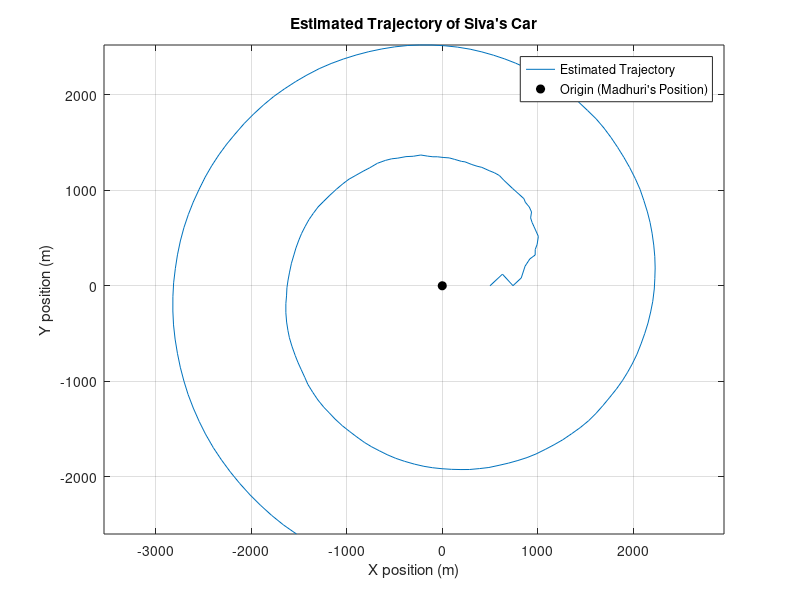
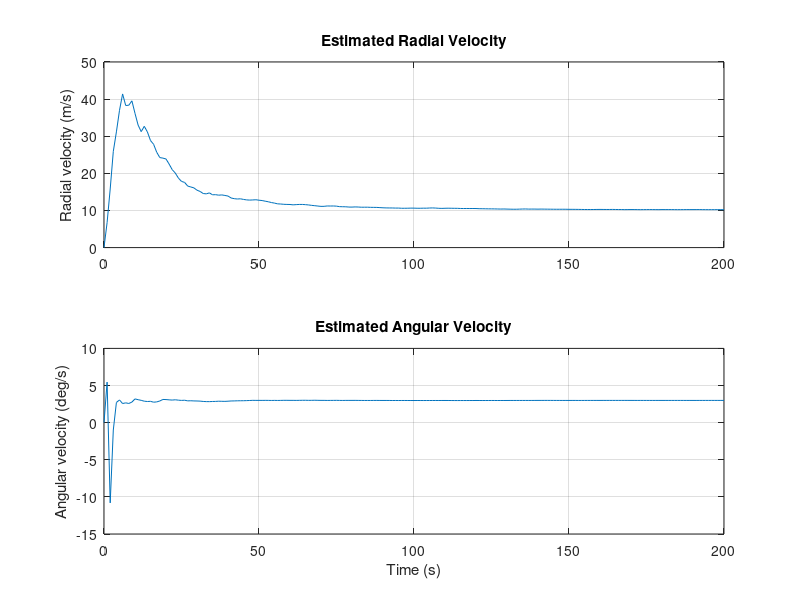
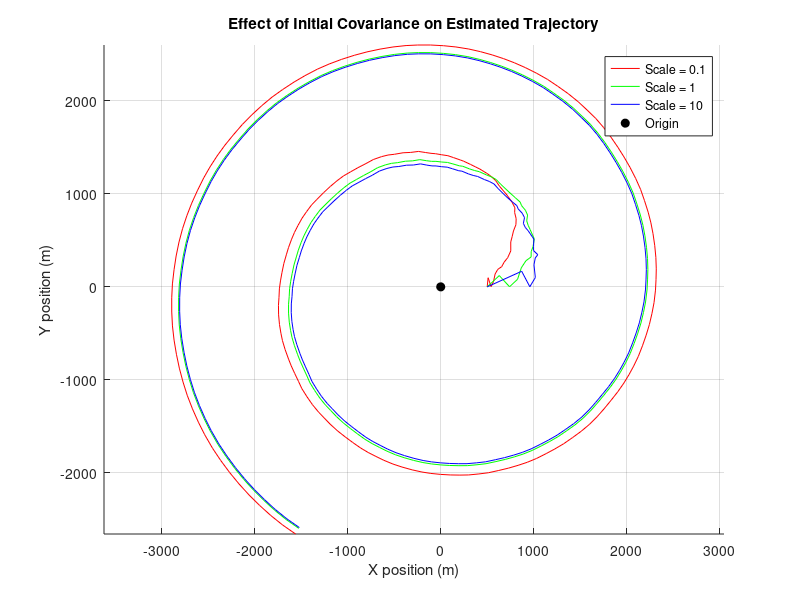
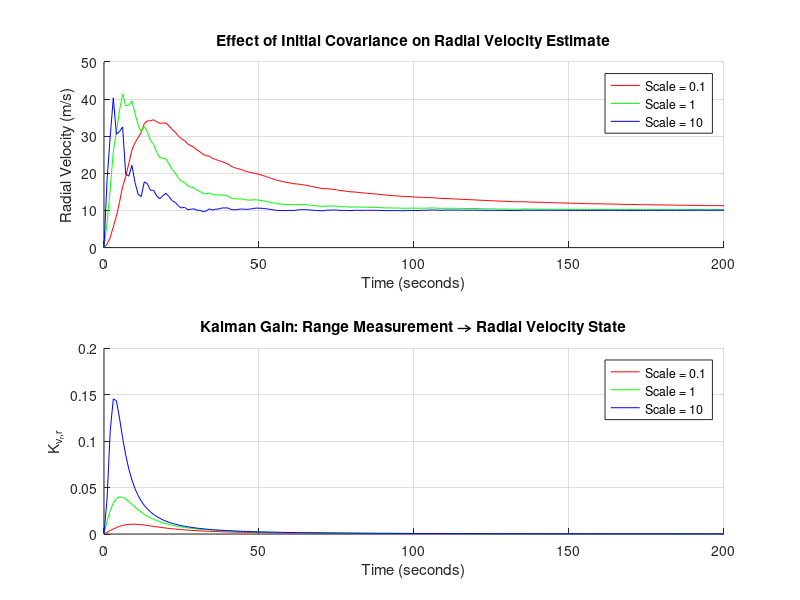

Recreate these plots in MATLAB, in order.
% Kalman Filter Implementation for tracking Siva's car
close all; clear all; clc;
load('range1.mat');
load('angle1.mat');
angle1_rad = deg2rad(angle1);
dt = 1;

% Initial state and covariance
x = [500; 0; 0; 0]; % [r; theta; vr; vtheta]
P = diag([1000, 10, 50, 10]);
Q_w = zeros(4, 4);

% Measurement noise covariance
angle_var_rad = (deg2rad(4))^2; 
Q_v = diag([2500, angle_var_rad]);

% State transition matrix
A = [1, 0, dt, 0;
     0, 1, 0, dt;
     0, 0, 1, 0;
     0, 0, 0, 1];

% Observation matrix
C = [1, 0, 0, 0;
     0, 1, 0, 0];

% Storage for results
x_history = zeros(4, length(range1));
x_history(:, 1) = x;

% Kalman filter loop
for n = 2:length(range1)
    % prediction 
    x_pred = A * x;
    P_pred = A * P * A' + Q_w;
    
    % update
    y = [range1(n); angle1_rad(n)];
    y_diff = y - C * x_pred;
    S = C * P_pred * C' + Q_v;
    K = P_pred * C' * inv(S);
    
    x = x_pred + K * y_diff;
    P = (eye(4) - K * C) * P_pred;
    
    % store results
    x_history(:, n) = x;
end

% Convert to Cartesian coordinates for plots
x_cart = x_history(1,:) .* cos(x_history(2,:));
y_cart = x_history(1,:) .* sin(x_history(2,:));

% Plot estimated trajectory
figure;
plot(x_cart, y_cart);
hold on;
plot(0, 0, 'ko', 'MarkerFaceColor', 'k');  % Origin (Madhuri's position)
xlabel('X position (m)');
ylabel('Y position (m)');
title('Estimated Trajectory of Siva''s Car');
legend('Estimated Trajectory', 'Origin (Madhuri''s Position)');
axis equal;
grid on;

% Plot estimated velocities
figure;
subplot(2,1,1);
plot(0:length(range1)-1, x_history(3,:));
ylabel('Radial velocity (m/s)');
title('Estimated Radial Velocity');
grid on;

subplot(2,1,2);
plot(0:length(range1)-1, rad2deg(x_history(4,:))); % Convert to deg/s 
ylabel('Angular velocity (deg/s)');
xlabel('Time (s)');
title('Estimated Angular Velocity');
grid on;

% effect of changing initial covariance
cov_scales = [0.1, 1, 10];
colors = {'r', 'g', 'b'};
labels = cell(length(cov_scales), 1);

figure;
hold on;
for i = 1:length(cov_scales)
    scale = cov_scales(i);
    P_init = diag([1000, 10, 50, 10]) * scale;

    % Reset state and initialize covariance with new scale
    x_alt = [500; 0; 0; 0];
    P_alt = P_init;

    % store alternative state history
    x_alt_history = zeros(4, length(range1));
    x_alt_history(:, 1) = x_alt;

    % Run Kalman filter with new covariance
    for n = 2:length(range1)
        % prediction
        x_pred = A * x_alt;
        P_pred = A * P_alt * A' + Q_w;

        % update
        y = [range1(n); angle1_rad(n)];
        y_diff = y - C * x_pred;

        S = C * P_pred * C' + Q_v;
        K = P_pred * C' / S;

        x_alt = x_pred + K * y_diff;
        P_alt = (eye(4) - K * C) * P_pred;

        % store results
        x_alt_history(:, n) = x_alt;
    end

    % Cartesian coordinates
    x_alt_cart = x_alt_history(1,:) .* cos(x_alt_history(2,:));
    y_alt_cart = x_alt_history(1,:) .* sin(x_alt_history(2,:));

    % Plot trajectory with different covariance scale
    plot(x_alt_cart, y_alt_cart, colors{i});
    labels{i} = ['Scale = ', num2str(scale)];
end

plot(0, 0, 'ko', 'MarkerFaceColor', 'k');  % Origin
grid on;
xlabel('X position (m)');
ylabel('Y position (m)');
title('Effect of Initial Covariance on Estimated Trajectory');
legend([labels; {'Origin'}]);
axis equal;

% Plot velocity convergence with different covariances
figure;
subplot(2,1,1);
hold on;
for i = 1:length(cov_scales)
    scale = cov_scales(i);
    P_init = diag([1000, 10, 50, 10]) * scale;

    % Reset state and initialize covariance
    x_alt = [500; 0; 0; 0];
    P_alt = P_init;

    % store alternative results
    x_alt_history = zeros(4, length(range1));
    x_alt_history(:, 1) = x_alt;

    % Run Kalman filter with new covariance
    for n = 2:length(range1)
        % prediction
        x_pred = A * x_alt;
        P_pred = A * P_alt * A' + Q_w;

        % update
        y = [range1(n); angle1_rad(n)];
        y_diff = y - C * x_pred;
        S = C * P_pred * C' + Q_v;
        K = P_pred * C' / S;

        x_alt = x_pred + K * y_diff;
        P_alt = (eye(4) - K * C) * P_pred;

        % store results
        x_alt_history(:, n) = x_alt;
    end

    plot(0:length(range1)-1, x_alt_history(3,:), colors{i});
end
grid on;
xlabel('Time (seconds)');
ylabel('Radial Velocity (m/s)');
title('Effect of Initial Covariance on Radial Velocity Estimate');
legend(labels);

% Run another time to collect weights
% for Kalman gain
K_vr_range_history = zeros(length(cov_scales), length(range1));

for i = 1:length(cov_scales)
    scale = cov_scales(i);
    P_init = diag([1000, 10, 50, 10]) * scale;

    % Reset state and initialize covariance with new scale
    x_alt = [500; 0; 0; 0];
    P_alt = P_init;

    % Run Kalman filter with new covariance and collect coefficients
    for n = 2:length(range1)
        % Prediction step
        x_pred = A * x_alt;
        P_pred = A * P_alt * A' + Q_w;

        % Measurement update
        y = [range1(n); angle1_rad(n)];
        y_diff = y - C * x_pred;

        S = C * P_pred * C' + Q_v;
        K = P_pred * C' / S;
        IKC = eye(4) - K * C;

        % Store K and I-KC values for radial velocity
        K_vr_range_history(i,n) = K(3,1);  % Effect of range measurement on vr
        
        x_alt = x_pred + K * y_diff;
        P_alt = IKC * P_pred;
    end
end

% Plot Kalman gain for radial velocity
subplot(2,1,2);
hold on;
for i = 1:length(cov_scales)
    plot(0:length(range1)-1, K_vr_range_history(i,:), colors{i});
end
grid on;
xlabel('Time (seconds)');
ylabel('K_{v_r,r}');
title('Kalman Gain: Range Measurement → Radial Velocity State');
legend(labels);